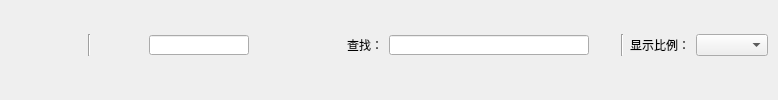
    <widget class="QWidget" name="statusBar" native="true">
     <property name="styleSheet">
      <string notr="true"/>
     </property>
     <layout class="QGridLayout" name="gridLayout_2">
      <property name="leftMargin">
       <number>10</number>
      </property>
      <property name="topMargin">
       <number>0</number>
      </property>
      <property name="rightMargin">
       <number>10</number>
      </property>
      <property name="bottomMargin">
       <number>10</number>
      </property>
      <item row="0" column="0">
       <layout class="QHBoxLayout" name="horizontalLayout_2">
        <item>
         <widget class="QPushButton" name="pbContinuePage">
          <property name="minimumSize">
           <size>
            <width>20</width>
            <height>20</height>
           </size>
          </property>
          <property name="maximumSize">
           <size>
            <width>20</width>
            <height>20</height>
           </size>
          </property>
          <property name="toolTip">
           <string>连续浏览</string>
          </property>
          <property name="text">
           <string/>
          </property>
          <property name="icon">
           <iconset resource="mainres.qrc">
            <normaloff>:/res/images/m-jilian.png</normaloff>:/res/images/m-jilian.png</iconset>
          </property>
          <property name="iconSize">
           <size>
            <width>20</width>
            <height>20</height>
           </size>
          </property>
          <property name="flat">
           <bool>true</bool>
          </property>
         </widget>
        </item>
        <item>
         <widget class="QPushButton" name="pbShowOnepage">
          <property name="minimumSize">
           <size>
            <width>20</width>
            <height>20</height>
           </size>
          </property>
          <property name="maximumSize">
           <size>
            <width>20</width>
            <height>20</height>
           </size>
          </property>
          <property name="toolTip">
           <string>单页浏览</string>
          </property>
          <property name="text">
           <string/>
          </property>
          <property name="icon">
           <iconset resource="mainres.qrc">
            <normaloff>:/res/images/yemian.png</normaloff>:/res/images/yemian.png</iconset>
          </property>
          <property name="iconSize">
           <size>
            <width>20</width>
            <height>20</height>
           </size>
          </property>
          <property name="flat">
           <bool>true</bool>
          </property>
         </widget>
        </item>
        <item>
         <widget class="QPushButton" name="pbShowTwoPage">
          <property name="minimumSize">
           <size>
            <width>20</width>
            <height>20</height>
           </size>
          </property>
          <property name="maximumSize">
           <size>
            <width>20</width>
            <height>20</height>
           </size>
          </property>
          <property name="toolTip">
           <string>横排浏览</string>
          </property>
          <property name="text">
           <string/>
          </property>
          <property name="icon">
           <iconset resource="mainres.qrc">
            <normaloff>:/res/images/fenye.png</normaloff>:/res/images/fenye.png</iconset>
          </property>
          <property name="iconSize">
           <size>
            <width>20</width>
            <height>20</height>
           </size>
          </property>
          <property name="flat">
           <bool>true</bool>
          </property>
         </widget>
        </item>
        <item>
         <widget class="Line" name="line">
          <property name="orientation">
           <enum>Qt::Vertical</enum>
          </property>
         </widget>
        </item>
        <item>
         <widget class="QPushButton" name="pbFirstPage">
          <property name="minimumSize">
           <size>
            <width>20</width>
            <height>20</height>
           </size>
          </property>
          <property name="maximumSize">
           <size>
            <width>20</width>
            <height>20</height>
           </size>
          </property>
          <property name="toolTip">
           <string>第一页</string>
          </property>
          <property name="text">
           <string/>
          </property>
          <property name="icon">
           <iconset resource="mainres.qrc">
            <normaloff>:/res/images/per.png</normaloff>:/res/images/per.png</iconset>
          </property>
          <property name="iconSize">
           <size>
            <width>20</width>
            <height>20</height>
           </size>
          </property>
          <property name="flat">
           <bool>true</bool>
          </property>
         </widget>
        </item>
        <item>
         <widget class="QPushButton" name="pbPrePage">
          <property name="minimumSize">
           <size>
            <width>20</width>
            <height>20</height>
           </size>
          </property>
          <property name="maximumSize">
           <size>
            <width>20</width>
            <height>20</height>
           </size>
          </property>
          <property name="toolTip">
           <string>上一页</string>
          </property>
          <property name="text">
           <string/>
          </property>
          <property name="icon">
           <iconset resource="mainres.qrc">
            <normaloff>:/res/images/prepage.png</normaloff>:/res/images/prepage.png</iconset>
          </property>
          <property name="iconSize">
           <size>
            <width>20</width>
            <height>20</height>
           </size>
          </property>
          <property name="flat">
           <bool>true</bool>
          </property>
         </widget>
        </item>
        <item>
         <widget class="QLineEdit" name="leGotoEdit">
          <property name="minimumSize">
           <size>
            <width>100</width>
            <height>20</height>
           </size>
          </property>
          <property name="maximumSize">
           <size>
            <width>100</width>
            <height>20</height>
           </size>
          </property>
         </widget>
        </item>
        <item>
         <widget class="QPushButton" name="pbNextPage">
          <property name="minimumSize">
           <size>
            <width>20</width>
            <height>20</height>
           </size>
          </property>
          <property name="maximumSize">
           <size>
            <width>20</width>
            <height>20</height>
           </size>
          </property>
          <property name="toolTip">
           <string>下一页</string>
          </property>
          <property name="text">
           <string/>
          </property>
          <property name="icon">
           <iconset resource="mainres.qrc">
            <normaloff>:/res/images/nextpage.png</normaloff>:/res/images/nextpage.png</iconset>
          </property>
          <property name="iconSize">
           <size>
            <width>20</width>
            <height>20</height>
           </size>
          </property>
          <property name="flat">
           <bool>true</bool>
          </property>
         </widget>
        </item>
        <item>
         <widget class="QPushButton" name="pbLastPage">
          <property name="minimumSize">
           <size>
            <width>20</width>
            <height>20</height>
           </size>
          </property>
          <property name="maximumSize">
           <size>
            <width>20</width>
            <height>20</height>
           </size>
          </property>
          <property name="toolTip">
           <string>最后页</string>
          </property>
          <property name="text">
           <string/>
          </property>
          <property name="icon">
           <iconset resource="mainres.qrc">
            <normaloff>:/res/images/next.png</normaloff>:/res/images/next.png</iconset>
          </property>
          <property name="iconSize">
           <size>
            <width>20</width>
            <height>20</height>
           </size>
          </property>
          <property name="flat">
           <bool>true</bool>
          </property>
         </widget>
        </item>
        <item>
         <spacer name="horizontalSpacer_6">
          <property name="orientation">
           <enum>Qt::Horizontal</enum>
          </property>
          <property name="sizeHint" stdset="0">
           <size>
            <width>40</width>
            <height>20</height>
           </size>
          </property>
         </spacer>
        </item>
        <item>
         <widget class="QLabel" name="label_2">
          <property name="text">
           <string>查找：</string>
          </property>
         </widget>
        </item>
        <item>
         <widget class="QLineEdit" name="leFindKey">
          <property name="minimumSize">
           <size>
            <width>200</width>
            <height>20</height>
           </size>
          </property>
          <property name="maximumSize">
           <size>
            <width>200</width>
            <height>20</height>
           </size>
          </property>
         </widget>
        </item>
        <item>
         <widget class="QPushButton" name="pbFindKey">
          <property name="minimumSize">
           <size>
            <width>20</width>
            <height>20</height>
           </size>
          </property>
          <property name="maximumSize">
           <size>
            <width>20</width>
            <height>20</height>
           </size>
          </property>
          <property name="toolTip">
           <string>查找关键字</string>
          </property>
          <property name="text">
           <string/>
          </property>
          <property name="icon">
           <iconset resource="mainres.qrc">
            <normaloff>:/res/images/find.png</normaloff>:/res/images/find.png</iconset>
          </property>
          <property name="iconSize">
           <size>
            <width>20</width>
            <height>20</height>
           </size>
          </property>
          <property name="flat">
           <bool>true</bool>
          </property>
         </widget>
        </item>
        <item>
         <widget class="Line" name="line_2">
          <property name="orientation">
           <enum>Qt::Vertical</enum>
          </property>
         </widget>
        </item>
        <item>
         <widget class="QLabel" name="label">
          <property name="text">
           <string>显示比例：</string>
          </property>
         </widget>
        </item>
        <item>
         <widget class="QComboBox" name="comboBox"/>
        </item>
       </layout>
      </item>
     </layout>
    </widget>
